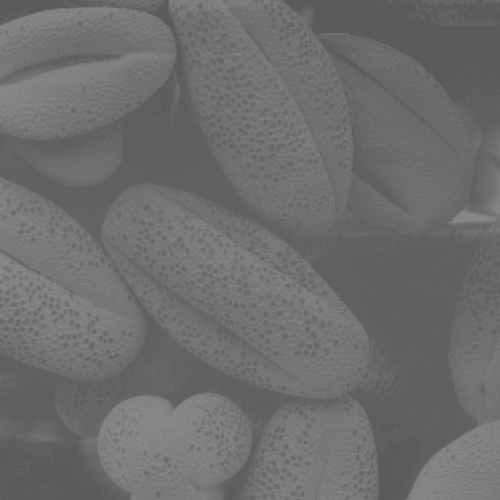
#> input picture Comprehensive/res/Q3_1_1.tif, 500 x 500 px, found by its file name
$ python hist_equ_12112907.py
#> lines starting #> are read from the running program, lines starting #| are printed output that depends on the picture
import numpy as np
import matplotlib.pyplot as plt
from PIL import Image
import time


def loadGrayscaleAsNumpy(filepath):
#> called with filepath = 'Q3_1_1.tif'
    img = Image.open(filepath)
#> img is the input picture: PIL image 500x500 L; min 91, max 138, mean 109.1
    return np.array(img.convert('L'))


def plotHistogram(plt, hist, color):
    plt.bar(np.arange(0, 256), hist, color=color)
    plt.xlim(-0.5, 255.5)
    plt.xlabel("Grayscale")
    plt.ylabel("Frequency")


def getPDF(img):
    res, bins = np.histogram(img, bins=256, range=(-0.5, 255.5))
    return res / (img.shape[0] * img.shape[1])


def hist_equ_12112907(img):
    img = img.astype(np.int32)
#> img: shape (500, 500) int32

    img_pdf = getPDF(img) # PDF (regardless of size)
#> in getPDF, `res, bins = np.histogram(img, bins=256, range=(-0.5, 255.5))`: res = 256 values, max 19078 at index 96, min 0 at index 0, mean 976.6; bins = 257 values from -0.5 to 255.5
#> img_pdf = 256 values, max 0.0763 at index 96, min 0 at index 0, mean 0.00391
    img_cdf = np.cumsum(img_pdf) # Cumulative Sum
#> img_cdf = 256 values from 0 to 1

    res = 255 * img_cdf[img]
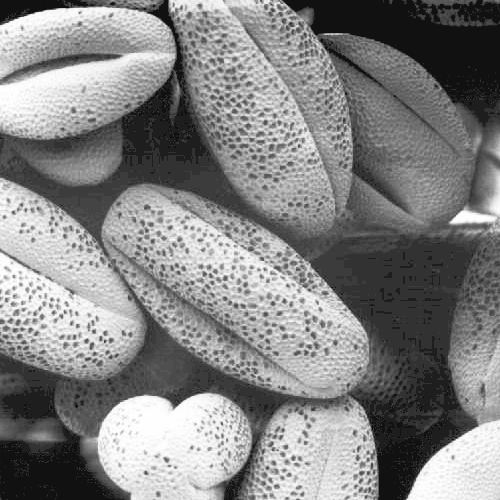
#> res: shape (500, 500) float64; min 17.85, max 255, mean 131.9

    res = res.astype(np.uint8)
    return (res, getPDF(res), img_pdf)


img_raw = loadGrayscaleAsNumpy("Q3_1_1.tif")
# img_raw = loadGrayscaleAsNumpy("Q3_1_2.tif")
start = time.time()
img, img_hist, raw_hist = hist_equ_12112907(img_raw)
#> img_hist = 256 values, max 0.0763 at index 50, min 0 at index 0, mean 0.00391; raw_hist has the same summary as img_pdf in hist_equ_12112907
print("Time Cost: {} s.".format(time.time() - start))

plt.figure(1, figsize=(25.6, 5))
plotHistogram(plt, raw_hist, "lightgray")
plotHistogram(plt, img_hist, "orange")

plt.figure(2)
plt.imshow(img, cmap="gray", vmin=0, vmax=255)

plt.show()
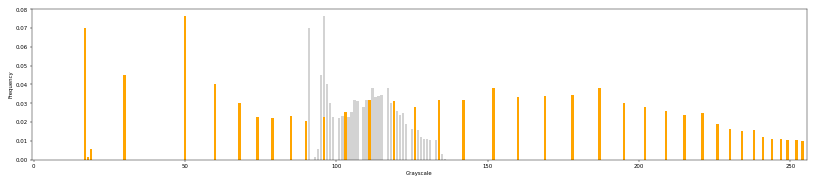
#> figure drawn by matplotlib, 1 panel; tallest bar 0.0763 high, from x = 95.6 to 96.4; tallest bar 0.0763 high, from x = 49.6 to 50.4
